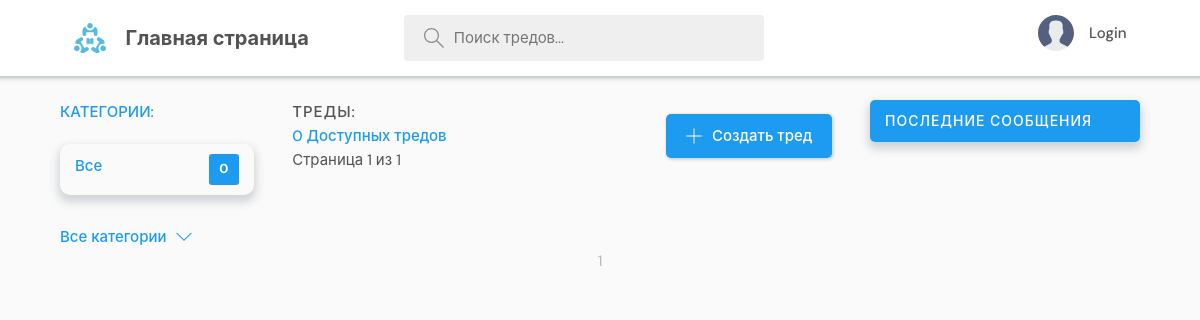
Before: /?q=xa with the older database file.
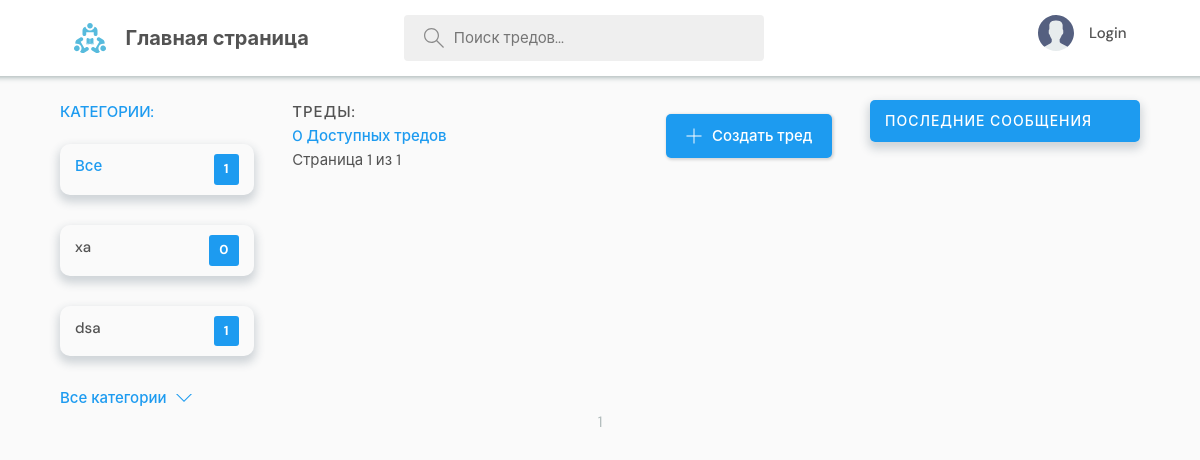
After: the same page with the newer database file.
### base/models.py (models this page shows)
class Topic(models.Model):
    name = models.CharField(max_length=200)
    def __str__(self):
        return str(self.name)

### base/views.py (the view)
# urls.py: path('', views.home, name='home'),
def home(request):
    q = request.GET.get('q') if request.GET.get('q') != None else ''
    rooms = Room.objects.filter(
        Q(topic__name__icontains=q) |
        Q(name__icontains=q) |
        Q(description__icontains=q)
    )
    paginator = Paginator(rooms, 3)
    page_number = request.GET.get('page')
    page_obj = paginator.get_page(page_number)
    rooms_all = Room.objects.all()
    rooms_count = rooms.count()
    topics = Topic.objects.all()[0:5]
    room_messages = Message.objects.filter(
        Q(room__topic__name__icontains=q))[0:4]
    context = {'rooms': rooms, 'topics': topics, 'rooms_count': rooms_count,
               'room_messages': room_messages, 'rooms_all': rooms_all,
               'page_obj': page_obj}
    return render(request, 'base/home.html', context)

### base/templates/base/home.html (shortened to what this page needs)
{% extends 'main.html' %}
{% block content %}
<main class="layout layout--3">
  <div class="container">
    {% include 'base/topics_component.html' %}
    <div class="roomList">
      <div class="roomList__header">
        <div>
          <h2>Треды:</h2>
          <p>{{page_obj.paginator.count}} Доступных тредов</p>
          <span class="step-links">
            <span class="current">
              Страница {{ page_obj.number }} из {{ page_obj.paginator.num_pages }}
            </span>
          </span>
        </div>
        <a class="btn btn--main" href="{% url 'create-room' %}">
          <svg version="1.1" xmlns="http://www.w3.org/2000/svg" width="32" height="32" viewBox="0 0 32 32">
            <title>add</title>
            <path
              d="M16.943 0.943h-1.885v14.115h-14.115v1.885h14.115v14.115h1.885v-14.115h14.115v-1.885h-14.115v-14.115z">
            </path>
          </svg>
          Создать тред
        </a>
      </div>
    </div>
    {% include 'base/activity_component.html' %}
  </div>
  <div class="pagination">
    <span class="step-links">
      <ul id="menu">
        {% for p in page_obj.paginator.page_range %}
        {% if page_obj.number == p %}
        <li>{{ p }}</li>
        {% else %}
        <li><a href="?page={{ p }}">{{ p }}</a></li>
        {% endif %}
        {% endfor %}
      </ul>
    </span>
  </div>
</main>
{% endblock content %}

### templates/main.html (shortened to what this page needs)
<!DOCTYPE html>
<html lang="en">
{% load static %}
  <head>
    <link rel="stylesheet" href="{% static 'styles/style.css' %}" />
  </head>
  <body>
    {% include 'navbar.html' %}
    {% block content %}
    {% endblock %}
  </body>
</html>

### templates/navbar.html (shortened to what this page needs)
{% load static %}
<header class="header header--loggedIn">
    <div class="container">
        <a href="{% url 'home' %}" class="header__logo">
            <img src="{% static 'images/logo.svg' %}" />
            <h1>Главная страница</h1>
        </a>
        <form method="GET" action="{% url 'home' %}" class="header__search">
            <label>
                <input name="q" placeholder="Поиск тредов..." />
            </label>
        </form>
        <nav class="header__menu">
            {% if request.user.is_authenticated %}
            <div class="header__user">
                <a href="{% url 'user-profile' request.user.id %}">
                    <div class="avatar avatar--medium active">
                        <img src="{{request.user.avatar.url}}" />
                    </div>
                    <p>{{request.user.name}} <span>@{{request.user.username}}</span></p>
                </a>
                <button class="dropdown-button">
                    <svg version="1.1" xmlns="http://www.w3.org/2000/svg" width="32" height="32" viewBox="0 0 32 32">
                        <title>chevron-down</title>
                        <path d="M16 21l-13-13h-3l16 16 16-16h-3l-13 13z"></path>
                    </svg>
                </button>
            </div>
            {% else %}
            <a href="{% url 'login' %}">
                <img src="{% static 'images/avatar.svg' %}"/>
                <p>Login</p>
            </a>
            {% endif %}
        </nav>
    </div>
</header>

### base/templates/base/topics_component.html
<div class="topics">
    <div class="topics__header">
      <h2>Категории:</h2>
    </div>
    <ul class="topics__list">
      <li>
        <a href="{% url 'home' %}" class="active">Все <span>{{rooms_all.count}}</span></a>
      </li>
      {% for topic in topics %}
      <li>
        <a href="{% url 'home' %}?q={{topic.name}}">{{topic}}<span>{{topic.room_set.all.count}}</span></a>
      </li>
      {% endfor %}
    </ul>
    <a class="btn btn--link" href="{% url 'topics' %}">
      Все категории
      <svg version="1.1" xmlns="http://www.w3.org/2000/svg" width="32" height="32" viewBox="0 0 32 32">
        <title>chevron-down</title>
        <path d="M16 21l-13-13h-3l16 16 16-16h-3l-13 13z"></path>
      </svg>
    </a>
  </div>

### base/templates/base/activity_component.html (shortened to what this page needs)
<div class="activities">
    <div class="activities__header">
      <h2>Последние сообщения</h2>
    </div>
  </div>

Changed rows visible on the page:
added Topic: name "xa", room_set.all.count "0"
added Topic: name "dsa", room_set.all.count "1"
Other visible differences:
{{ rooms_all.count }}: "0" → "1"
